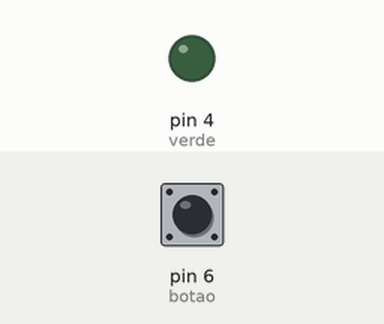
The sketch below on a simulated Arduino Uno, built with avr-gcc and run on an emulated ATmega328P. Shown: output pins drawn as LEDs (lit = HIGH). Inputs (shaded band) come from the test bench; at power-on: pin 6 (botao) LOW.

Above: at 1.2 s.
1.3 s: pin 6 (botao) pulled HIGH for 0.15 s
At 1.37 s:
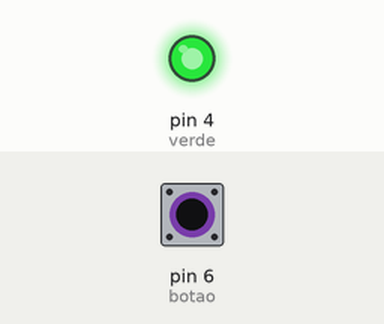
2.9 s: pin 6 (botao) pulled HIGH for 3.2 s
At 6.4 s:
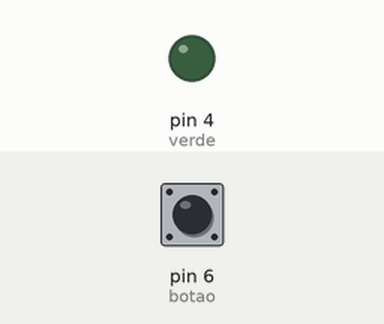
Timing chart, 0 to 7.9 s (numbered marks = the images above; inputs shaded):
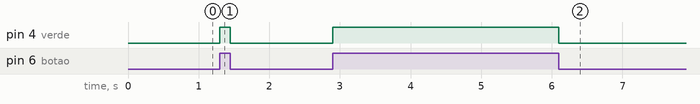

The sketch:

Exercicio01.ino
```cpp
int verde = 4;
int botao = 6;
bool bpress = 0;

void setup() {

  pinMode(verde, OUTPUT);
  pinMode(botao , INPUT);

}

void loop() {

  bpress = digitalRead(botao);

  if(bpress == 1)

  digitalWrite(verde, HIGH);

  else {

  	digitalWrite (verde, LOW);

  }
}
```

Measured:
- after the input at 1.3 s, pin 4 (verde): LOW → HIGH at once, → LOW 0.15 s later
- after the input at 2.9 s, pin 4 (verde): LOW → HIGH at once, → LOW 3.2 s later
